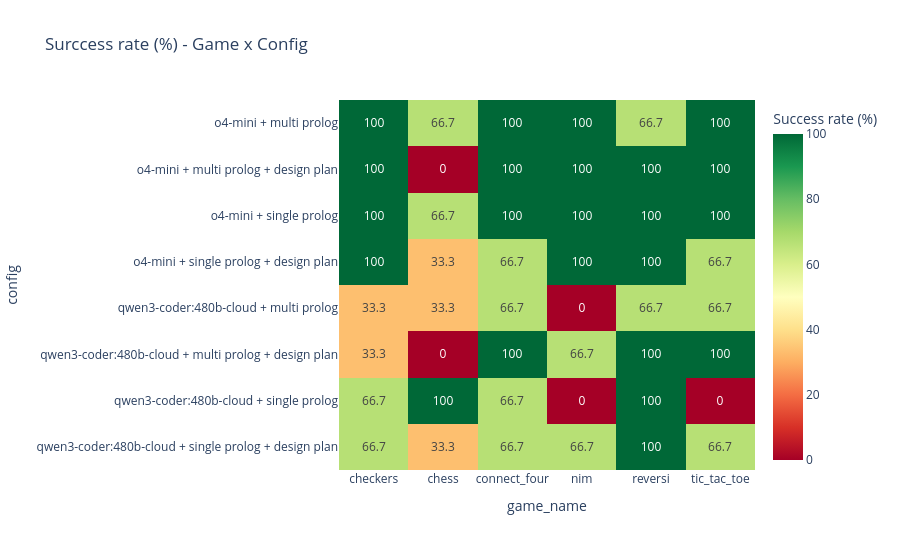

Notebook code for this chart:
### Code cell
heatmap_data = (
    df.groupby(["game_name", "config"])["success"]
    .mean()
    .mul(100)
    .round(1)
    .reset_index()
    .pivot(index="config", columns="game_name", values="success")
)

fig = px.imshow(
    heatmap_data,
    text_auto=True,
    color_continuous_scale="RdYlGn",
    zmin=0, zmax=100,
    title="Surccess rate (%) - Game x Config",
    labels={"color": "Success rate (%)"},
    aspect="auto"
)
fig.update_layout(height=550)
fig.show()

### Figure 1 — Plotly figure (JSON) as saved in the notebook; plotly's stock layout.template omitted (floating-point values rounded to 4 significant figures)
{"data": [{"coloraxis": "coloraxis", "hovertemplate": "game_name: %{x}<br>config: %{y}<br>Success rate (%): %{z}<extra></extra>", "name": "0", "texttemplate": "%{z}", "type": "heatmap", "x": ["checkers", "chess", "connect_four", "nim", "reversi", "tic_tac_toe"], "xaxis": "x", "y": ["o4-mini + multi prolog", "o4-mini + multi prolog + design plan", "o4-mini + single prolog", "o4-mini + single prolog + design plan", "qwen3-coder:480b-cloud + multi prolog", "qwen3-coder:480b-cloud + multi prolog + design plan", "qwen3-coder:480b-cloud + single prolog", "qwen3-coder:480b-cloud + single prolog + design plan"], "yaxis": "y", "z": [[100.0, 66.7, 100.0, 100.0, 66.7, 100.0], [100.0, 0.0, 100.0, 100.0, 100.0, 100.0], [100.0, 66.7, 100.0, 100.0, 100.0, 100.0], [100.0, 33.3, 66.7, 100.0, 100.0, 66.7], [33.3, 33.3, 66.7, 0.0, 66.7, 66.7], [33.3, 0.0, 100.0, 66.7, 100.0, 100.0], [66.7, 100.0, 66.7, 0.0, 100.0, 0.0], [66.7, 33.3, 66.7, 66.7, 100.0, 66.7]]}], "layout": {"coloraxis": {"autocolorscale": false, "cmax": 100, "cmin": 0, "colorbar": {"title": {"text": "Success rate (%)"}}, "colorscale": [[0, "rgb(165,0,38)"], [0.1, "rgb(215,48,39)"], [0.2, "rgb(244,109,67)"], [0.3, "rgb(253,174,97)"], [0.4, "rgb(254,224,139)"], [0.5, "rgb(255,255,191)"], [0.6, "rgb(217,239,139)"], [0.7, "rgb(166,217,106)"], [0.8, "rgb(102,189,99)"], [0.9, "rgb(26,152,80)"], [1, "rgb(0,104,55)"]]}, "height": 550, "title": {"text": "Surccess rate (%) - Game x Config"}, "xaxis": {"anchor": "y", "domain": [0, 1], "title": {"text": "game_name"}}, "yaxis": {"anchor": "x", "autorange": "reversed", "domain": [0, 1], "title": {"text": "config"}}}}
